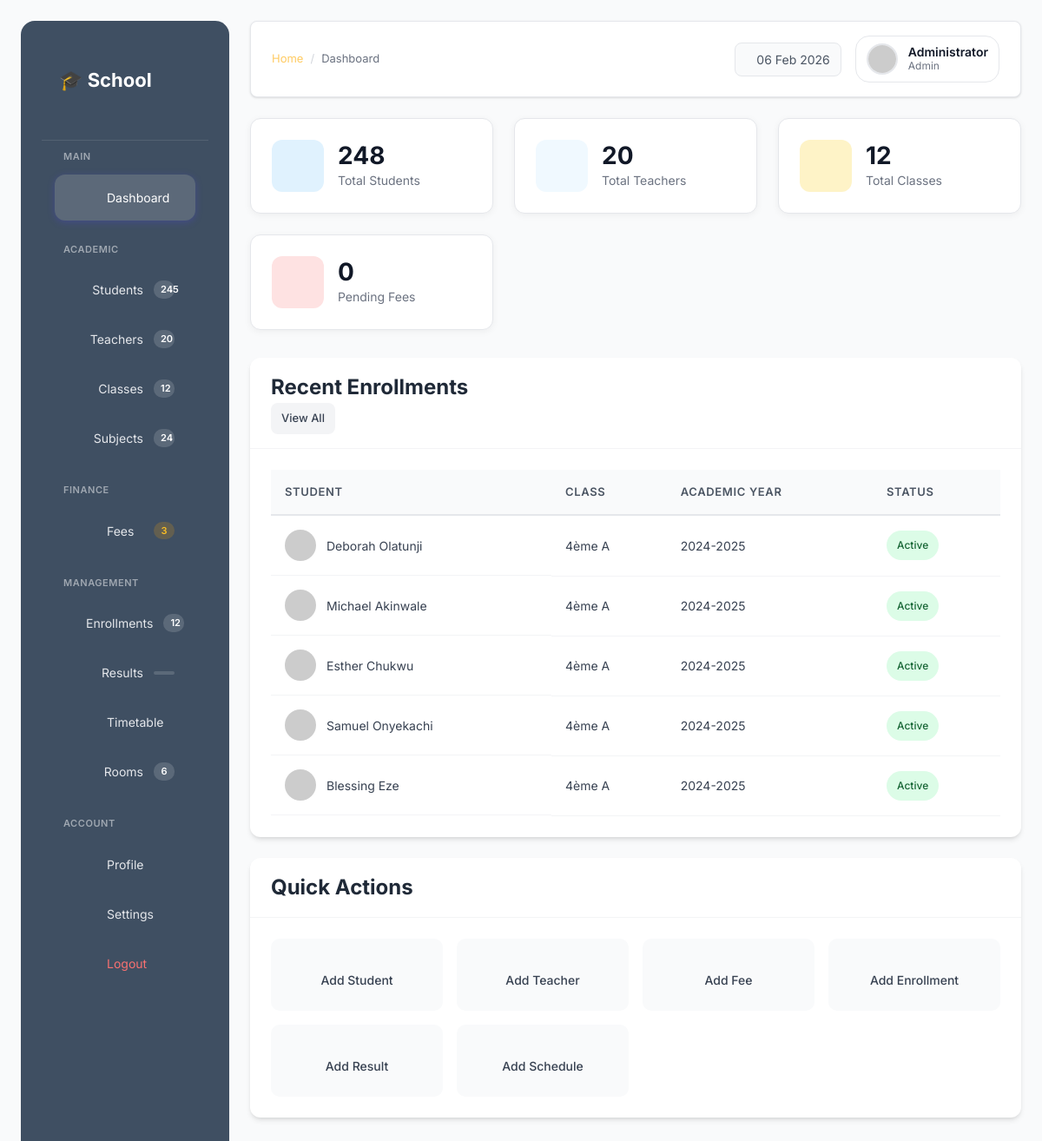
The page /dashboard (signed in) on the database its author committed.
### tables this page shows
CREATE TABLE enrollments (
    id INTEGER PRIMARY KEY AUTOINCREMENT,
    student_id INTEGER,
    class_id INTEGER,
    academic_year TEXT,
    FOREIGN KEY(student_id) REFERENCES students(id),
    FOREIGN KEY(class_id) REFERENCES classes(id)
);

CREATE TABLE students (
    id INTEGER PRIMARY KEY AUTOINCREMENT,
    name TEXT NOT NULL,
    matricule TEXT UNIQUE NOT NULL,
    date_of_birth TEXT,
    gender TEXT
);

CREATE TABLE classes (
    id INTEGER PRIMARY KEY AUTOINCREMENT,
    name TEXT NOT NULL,
    level TEXT NOT NULL
);

### app.py (the view)
@app.route("/")
@app.route("/dashboard")
@login_required
def dashboard():
    conn = get_db_connection()
    students_count = conn.execute("SELECT COUNT(*) as count FROM students").fetchone()["count"]
    teachers_count = conn.execute("SELECT COUNT(*) as count FROM teachers").fetchone()["count"]
    classes_count = conn.execute("SELECT COUNT(*) as count FROM classes").fetchone()["count"]
    fees = conn.execute("""
        SELECT COUNT(*) as count FROM fees
        WHERE (total_fee - amount_paid) > 0
    """).fetchone()["count"]
    recent_enrollments = conn.execute("""
        SELECT e.id, s.name as student_name, c.name as class_name, e.academic_year
        FROM enrollments e
        JOIN students s ON e.student_id = s.id
        JOIN classes c ON e.class_id = c.id
        ORDER BY e.id DESC LIMIT 5
    """).fetchall()
    conn.close()
    return render_template("dashboard.html",
                         students_count=students_count,
                         teachers_count=teachers_count,
                         classes_count=classes_count,
                         pending_fees=fees,
                         recent_enrollments=recent_enrollments,
                         page_title="Dashboard",
                         page_heading="Dashboard")

### app.py (called while the page is built)
def get_db_connection():
    conn = sqlite3.connect(DB_PATH)
    conn.row_factory = sqlite3.Row
    return conn

def login_required(f):
    @wraps(f)
    def decorated_function(*args, **kwargs):
        if not session.get("admin_logged_in"):
            return redirect(url_for("login"))
        return f(*args, **kwargs)
    return decorated_function

@app.context_processor
def inject_date():
    return {"current_date": datetime.now().strftime("%d %b %Y")}

### templates/dashboard.html (shortened to what this page needs)
{% extends "base.html" %}
{% block breadcrumb %}Dashboard{% endblock %}
{% block content %}
<div class="dashboard-grid">
    <div class="stats-card">
        <div class="stats-icon" style="background: #e0f2fe;">
        </div>
        <div class="stats-content">
            <h3>{{ students_count|default(0) }}</h3>
            <p>Total Students</p>
        </div>
    </div>
    <div class="stats-card">
        <div class="stats-icon" style="background: #f0f9ff;">
        </div>
        <div class="stats-content">
            <h3>{{ teachers_count|default(0) }}</h3>
            <p>Total Teachers</p>
        </div>
    </div>
    <div class="stats-card">
        <div class="stats-icon" style="background: #fef3c7;">
        </div>
        <div class="stats-content">
            <h3>{{ classes_count|default(0) }}</h3>
            <p>Total Classes</p>
        </div>
    </div>
    <div class="stats-card">
        <div class="stats-icon" style="background: #fee2e2;">
        </div>
        <div class="stats-content">
            <h3>{{ pending_fees|default(0) }}</h3>
            <p>Pending Fees</p>
        </div>
    </div>
</div>
<div class="card">
    <div class="card-header">
        <h2>Recent Enrollments</h2>
        <a href="{{ url_for('enrollments') }}" class="btn btn-sm btn-secondary">View All</a>
    </div>
    <div class="card-body">
        {% if recent_enrollments and recent_enrollments|length > 0 %}
        <table class="table">
            <thead>
                <tr>
                    <th>Student</th>
                    <th>Class</th>
                    <th>Academic Year</th>
                    <th>Status</th>
                </tr>
            </thead>
            <tbody>
                {% for enrollment in recent_enrollments %}
                <tr>
                    <td class="user-cell">
                        <img src="https://i.pravatar.cc/40?u={{ enrollment.id }}"
                             alt="{{ enrollment.student_name }}">
                        <span>{{ enrollment.student_name }}</span>
                    </td>
                    <td>{{ enrollment.class_name }}</td>
                    <td>{{ enrollment.academic_year }}</td>
                    <td>
                        <span class="badge badge-success">Active</span>
                    </td>
                </tr>
                {% endfor %}
            </tbody>
        </table>
        {% else %}
        <div class="empty-state">
            <i class='bx bx-list-check'></i>
            <p>No recent enrollments found</p>
        </div>
        {% endif %}
    </div>
</div>
<div class="card">
    <div class="card-header">
        <h2>Quick Actions</h2>
    </div>
    <div class="card-body">
        <div class="quick-actions-grid">
            <a href="{{ url_for('add_student') }}" class="quick-action">
                <span>Add Student</span>
            </a>
            <a href="{{ url_for('add_teacher') }}" class="quick-action">
                <span>Add Teacher</span>
            </a>
            <a href="{{ url_for('add_fee') }}" class="quick-action">
                <span>Add Fee</span>
            </a>
            <a href="{{ url_for('add_enrollment') }}" class="quick-action">
                <span>Add Enrollment</span>
            </a>
            <a href="{{ url_for('add_result') }}" class="quick-action">
                <span>Add Result</span>
            </a>
            <a href="{{ url_for('add_timetable') }}" class="quick-action">
                <span>Add Schedule</span>
            </a>
        </div>
    </div>
</div>
{% endblock %}

### templates/base.html (shortened to what this page needs)
<!DOCTYPE html>
<html lang="en">
<head>
    <link href="https://unpkg.com/boxicons@2.1.4/css/boxicons.min.css" rel="stylesheet">
    <link rel="stylesheet" href="{{ url_for('static', filename='css/main.css') }}">
</head>
<body>
<div class="app">
    <aside class="sidebar">
        <div class="sidebar-header">
            <div class="logo">🎓 School</div>
        </div>
        <nav class="sidebar-nav">
            <div class="nav-section">
                <span class="section-label">MAIN</span>
                <a href="{{ url_for('dashboard') }}" class="nav-item {% if request.endpoint == 'dashboard' %}active{% endif %}">
                    <span>Dashboard</span>
                </a>
            </div>
            <div class="nav-section">
                <span class="section-label">ACADEMIC</span>
                <a href="{{ url_for('students') }}" class="nav-item {% if request.endpoint == 'students' %}active{% endif %}">
                    <span>Students</span>
                    <span class="nav-badge">245</span>
                </a>
                <a href="{{ url_for('teachers') }}" class="nav-item {% if request.endpoint == 'teachers' %}active{% endif %}">
                    <span>Teachers</span>
                    <span class="nav-badge">20</span>
                </a>
                <a href="{{ url_for('classes') }}" class="nav-item {% if request.endpoint == 'classes' %}active{% endif %}">
                    <span>Classes</span>
                    <span class="nav-badge">12</span>
                </a>
                <a href="{{ url_for('subjects') }}" class="nav-item {% if request.endpoint == 'subjects' %}active{% endif %}">
                    <span>Subjects</span>
                    <span class="nav-badge">24</span>
                </a>
            </div>
            <div class="nav-section">
                <span class="section-label">FINANCE</span>
                <a href="{{ url_for('fees') }}" class="nav-item {% if request.endpoint == 'fees' %}active{% endif %}">
                    <span>Fees</span>
                    <span class="nav-badge badge-warning">3</span>
                </a>
            </div>
            <div class="nav-section">
                <span class="section-label">MANAGEMENT</span>
                <a href="{{ url_for('enrollments') }}" class="nav-item {% if request.endpoint == 'enrollments' %}active{% endif %}">
                    <span>Enrollments</span>
                    <span class="nav-badge">12</span>
                </a>
                <a href="{{ url_for('results') }}" class="nav-item {% if request.endpoint == 'results' %}active{% endif %}">
                    <span>Results</span>
                    <span class="nav-badge"></span>
                </a>
                <a href="{{ url_for('timetable') }}" class="nav-item {% if request.endpoint == 'timetable' %}active{% endif %}">
                    <span>Timetable</span>
                </a>
                <a href="{{ url_for('rooms') }}" class="nav-item {% if request.endpoint == 'rooms' %}active{% endif %}">
                    <span>Rooms</span>
                    <span class="nav-badge">6</span>
                </a>
            </div>
            <div class="nav-section">
                <span class="section-label">ACCOUNT</span>
                <a href="{{ url_for('profile') }}" class="nav-item {% if request.endpoint == 'profile' %}active{% endif %}">
                    <span>Profile</span>
                </a>
                <a href="{{ url_for('settings') }}" class="nav-item {% if request.endpoint == 'settings' %}active{% endif %}">
                    <span>Settings</span>
                </a>
                <a href="{{ url_for('logout') }}" class="nav-item logout">
                    <span>Logout</span>
                </a>
            </div>
        </nav>
    </aside>
    <div class="main">
        <header class="topbar">
            <div class="topbar-left">
                <div class="page-title">
                    <nav class="breadcrumb">
                        <a href="{{ url_for('dashboard') }}">Home</a>
                        <span class="divider">/</span>
                        {% block breadcrumb %}{% endblock %}
                    </nav>
                </div>
            </div>
            <div class="topbar-right">
                <div class="date-widget">
                    <span id="current-date">{{ current_date|default('04 Feb 2026') }}</span>
                </div>
                <div class="user-widget">
                    <img src="{{ session.get('avatar_url', 'https://i.pravatar.cc/40') }}"
                         class="user-avatar"
                         alt="{{ session.get('user_name', 'User') }}">
                    <div class="user-info">
                        <span class="user-name">{{ session.get('user_name', 'Administrator') }}</span>
                        <span class="user-role">{{ session.get('user_role', 'Admin') }}</span>
                    </div>
                </div>
            </div>
        </header>
        <section class="page-content">
            {% block content %}{% endblock %}
        </section>
    </div>
</div>
</body>
</html>

### templates/dashboard.html (style rules this page uses)
.dashboard-grid { display: grid; grid-template-columns: repeat(auto-fit, minmax(250px, 1fr)); gap: 1.5rem; margin-bottom: 2rem; }
.stats-card { background: white; border-radius: 12px; padding: 1.5rem; display: flex; align-items: center; gap: 1rem; box-shadow: 0 2px 8px rgba(0,0,0,0.05); border: 1px solid #e5e7eb; transition: transform 0.2s, box-shadow 0.2s; }
.stats-icon { width: 60px; height: 60px; border-radius: 12px; display: flex; align-items: center; justify-content: center; flex-shrink: 0; }
.stats-content h3 { font-size: 28px; font-weight: 700; color: #111827; margin-bottom: 0.25rem; line-height: 1; }
.stats-content p { font-size: 14px; color: #6b7280; }
.quick-actions-grid { display: grid; grid-template-columns: repeat(auto-fit, minmax(180px, 1fr)); gap: 1rem; }
.quick-action { display: flex; flex-direction: column; align-items: center; justify-content: center; padding: 1.5rem 1rem; background: #f9fafb; border-radius: 10px; text-decoration: none; color: #374151; transition: all 0.2s; border: 1px solid transparent; }
.quick-action span { font-size: 14px; font-weight: 500; text-align: center; }

### rows shown on the page
enrollments: student_name "Deborah Olatunji", class_name "4ème A", academic_year "2024-2025"
enrollments: student_name "Michael Akinwale", class_name "4ème A", academic_year "2024-2025"
enrollments: student_name "Esther Chukwu", class_name "4ème A", academic_year "2024-2025"
enrollments: student_name "Samuel Onyekachi", class_name "4ème A", academic_year "2024-2025"
enrollments: student_name "Blessing Eze", class_name "4ème A", academic_year "2024-2025"

### other values the page prints
{{ session.get('user_name', 'Administrator') }} "Administrator"
{{ session.get('user_role', 'Admin') }} "Admin"
{{ students_count|default(0) }} "248"
{{ teachers_count|default(0) }} "20"
{{ classes_count|default(0) }} "12"
{{ pending_fees|default(0) }} "0"
